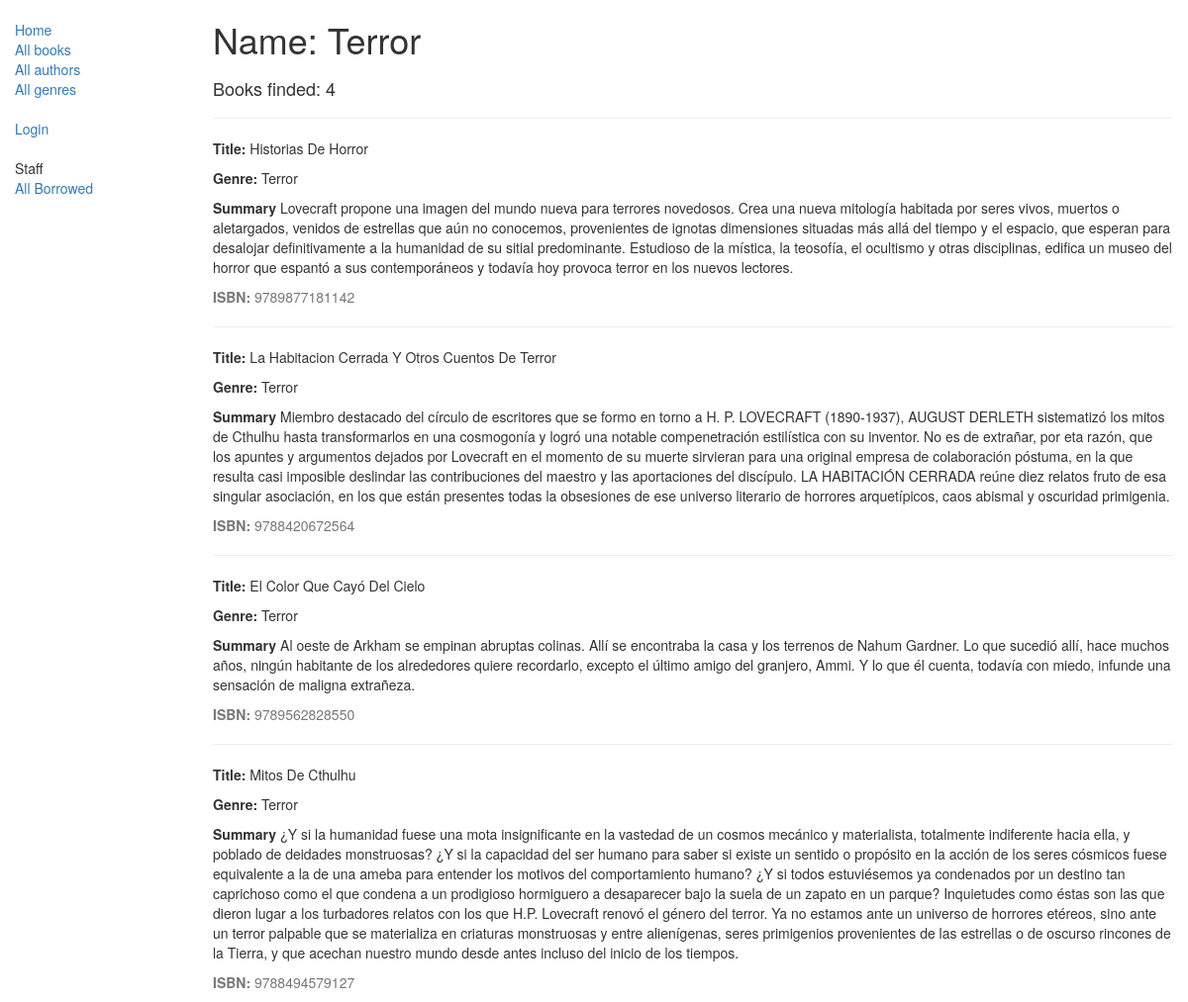
/catalog/genre/6, run on the app's committed database.
### catalog/models.py (models this page shows, shortened)
class Genre(models.Model):
    name = models.CharField(max_length=200,
                            help_text="Ingrese el nombre del género (p. ej. Ciencia Ficción, Poesía Francesa etc.)")

class Book(models.Model):
    title = models.CharField(max_length=200)
    author = models.ForeignKey('Author', on_delete=models.SET_NULL, null=True)
    summary = models.TextField(max_length=1000, help_text="Ingrese una breve descripción del libro")
    isbn = models.CharField('ISBN', max_length=13,
                            help_text='13 Caracteres <a href="https://www.isbn-international.org/content/what-isbn">ISBN number</a>')
    genre = models.ManyToManyField(Genre, help_text="Seleccione un genero para este libro")
    def display_genre(self):
        return ', '.join([genre.name for genre in self.genre.all()])
    display_genre.short_description = 'Genre'

### catalog/views.py (the view)
# urls.py: url(r'^genre/(?P<pk>\d+)$', views.GenreDetailView.as_view(), name='genre-detail'),
class GenreDetailView(generic.DetailView):
    model = Genre

### catalog/templates/catalog/genre_detail.html
{% extends "base_generic.html" %}
{% block content %}
    <h1>Name: {{ genre.name }}</h1>
    <div style="margin-left:0px;margin-top:20px">
        <h4>Books finded: {{ genre.book_set.count }}</h4>
        {% if genre.book_set.count > 0 %}
            {% for list_books in genre.book_set.all %}
                <hr>
                <p><strong>Title:</strong> {{ list_books.title }}</p>
                <p><strong>Genre:</strong> {{ list_books.display_genre }}</p>
                <p><strong>Summary</strong> {{ list_books.summary }}</p>
                <p class="text-muted"><strong>ISBN:</strong> {{ list_books.isbn }}</p>
            {% endfor %}
        {% else %}
            <p>There are no Books with this Genre in the library.</p>
        {% endif %}
    </div>
{% endblock %}

### data on the page
Genre: name "Terror", book_set.count "4"
Book: title "Historias De Horror", display_genre "Terror", summary "Lovecraft propone una imagen del mundo nueva para terrores novedosos. Crea una nueva mitología habitada por seres vivos, muertos o aletargados, venidos de estrellas que aún no conocemos, provenientes de ignotas dimensiones situadas más allá del tiempo y el espacio, que esperan para desalojar definitivamente a la humanidad de su sitial predominante. Estudioso de la mística, la teosofía, el ocultismo y otras disciplinas, edifica un museo del horror que espantó a sus contemporáneos y todavía hoy provoca terror en los nuevos lectores.", isbn "9789877181142"
Book: title "La Habitacion Cerrada Y Otros Cuentos De Terror", display_genre "Terror", summary "Miembro destacado del círculo de escritores que se formo en torno a H. P. LOVECRAFT (1890-1937), AUGUST DERLETH sistematizó los mitos de Cthulhu hasta transformarlos en una cosmogonía y logró una notable compenetración estilística con su inventor. No es de extrañar, por eta razón, que los apuntes y argumentos dejados por Lovecraft en el momento de su muerte sirvieran para una original empresa de colaboración póstuma, en la que resulta casi imposible deslindar las contribuciones del maestro y las aportaciones del discípulo. LA HABITACIÓN CERRADA reúne diez relatos fruto de esa singular asociación, en los que están presentes todas la obsesiones de ese universo literario de horrores…", isbn "9788420672564"
Book: title "El Color Que Cayó Del Cielo", display_genre "Terror", summary "Al oeste de Arkham se empinan abruptas colinas. Allí se encontraba la casa y los terrenos de Nahum Gardner. Lo que sucedió allí, hace muchos años, ningún habitante de los alrededores quiere recordarlo, excepto el último amigo del granjero, Ammi. Y lo que él cuenta, todavía con miedo, infunde una sensación de maligna extrañeza.", isbn "9789562828550"
Book: title "Mitos De Cthulhu", display_genre "Terror", summary "¿Y si la humanidad fuese una mota insignificante en la vastedad de un cosmos mecánico y materialista, totalmente indiferente hacia ella, y poblado de deidades monstruosas? ¿Y si la capacidad del ser humano para saber si existe un sentido o propósito en la acción de los seres cósmicos fuese equivalente a la de una ameba para entender los motivos del comportamiento humano? ¿Y si todos estuviésemos ya condenados por un destino tan caprichoso como el que condena a un prodigioso hormiguero a desaparecer bajo la suela de un zapato en un parque? Inquietudes como éstas son las que dieron lugar a los turbadores relatos con los que H.P. Lovecraft renovó el género del terror. Ya no estamos ante un…", isbn "9788494579127"
